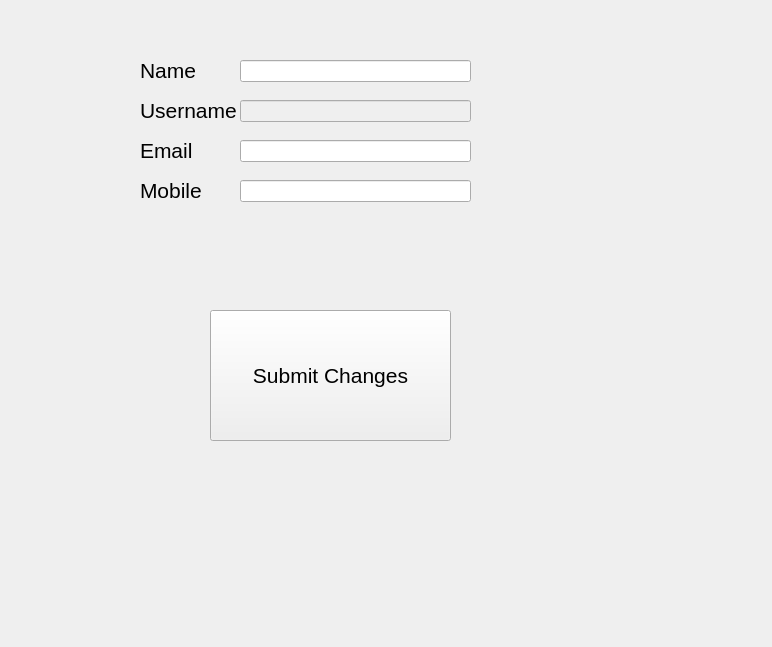
<?xml version="1.0" encoding="UTF-8"?>
<ui version="4.0">
 <class>EditDetails</class>
 <widget class="QWidget" name="EditDetails">
  <property name="geometry">
   <rect>
    <x>0</x>
    <y>0</y>
    <width>772</width>
    <height>647</height>
   </rect>
  </property>
  <property name="windowTitle">
   <string>Form</string>
  </property>
  <widget class="QLabel" name="label_7">
   <property name="geometry">
    <rect>
     <x>140</x>
     <y>140</y>
     <width>61</width>
     <height>21</height>
    </rect>
   </property>
   <property name="font">
    <font>
     <pointsize>16</pointsize>
    </font>
   </property>
   <property name="text">
    <string>Email</string>
   </property>
  </widget>
  <widget class="QLabel" name="label_3">
   <property name="geometry">
    <rect>
     <x>140</x>
     <y>100</y>
     <width>101</width>
     <height>21</height>
    </rect>
   </property>
   <property name="font">
    <font>
     <pointsize>16</pointsize>
    </font>
   </property>
   <property name="text">
    <string>Username</string>
   </property>
  </widget>
  <widget class="QLineEdit" name="username">
   <property name="enabled">
    <bool>false</bool>
   </property>
   <property name="geometry">
    <rect>
     <x>240</x>
     <y>100</y>
     <width>231</width>
     <height>22</height>
    </rect>
   </property>
  </widget>
  <widget class="QLineEdit" name="name">
   <property name="enabled">
    <bool>true</bool>
   </property>
   <property name="geometry">
    <rect>
     <x>240</x>
     <y>60</y>
     <width>231</width>
     <height>22</height>
    </rect>
   </property>
  </widget>
  <widget class="QLabel" name="label">
   <property name="geometry">
    <rect>
     <x>140</x>
     <y>60</y>
     <width>61</width>
     <height>21</height>
    </rect>
   </property>
   <property name="font">
    <font>
     <pointsize>16</pointsize>
    </font>
   </property>
   <property name="text">
    <string>Name</string>
   </property>
  </widget>
  <widget class="QLabel" name="label_5">
   <property name="geometry">
    <rect>
     <x>140</x>
     <y>180</y>
     <width>71</width>
     <height>21</height>
    </rect>
   </property>
   <property name="font">
    <font>
     <pointsize>16</pointsize>
    </font>
   </property>
   <property name="text">
    <string>Mobile</string>
   </property>
  </widget>
  <widget class="QLineEdit" name="email">
   <property name="geometry">
    <rect>
     <x>240</x>
     <y>140</y>
     <width>231</width>
     <height>22</height>
    </rect>
   </property>
  </widget>
  <widget class="QPushButton" name="subBtn">
   <property name="geometry">
    <rect>
     <x>210</x>
     <y>310</y>
     <width>241</width>
     <height>131</height>
    </rect>
   </property>
   <property name="font">
    <font>
     <pointsize>16</pointsize>
    </font>
   </property>
   <property name="text">
    <string>Submit Changes</string>
   </property>
  </widget>
  <widget class="QLineEdit" name="mobile">
   <property name="geometry">
    <rect>
     <x>240</x>
     <y>180</y>
     <width>231</width>
     <height>22</height>
    </rect>
   </property>
  </widget>
 </widget>
 <resources/>
 <connections/>
</ui>
